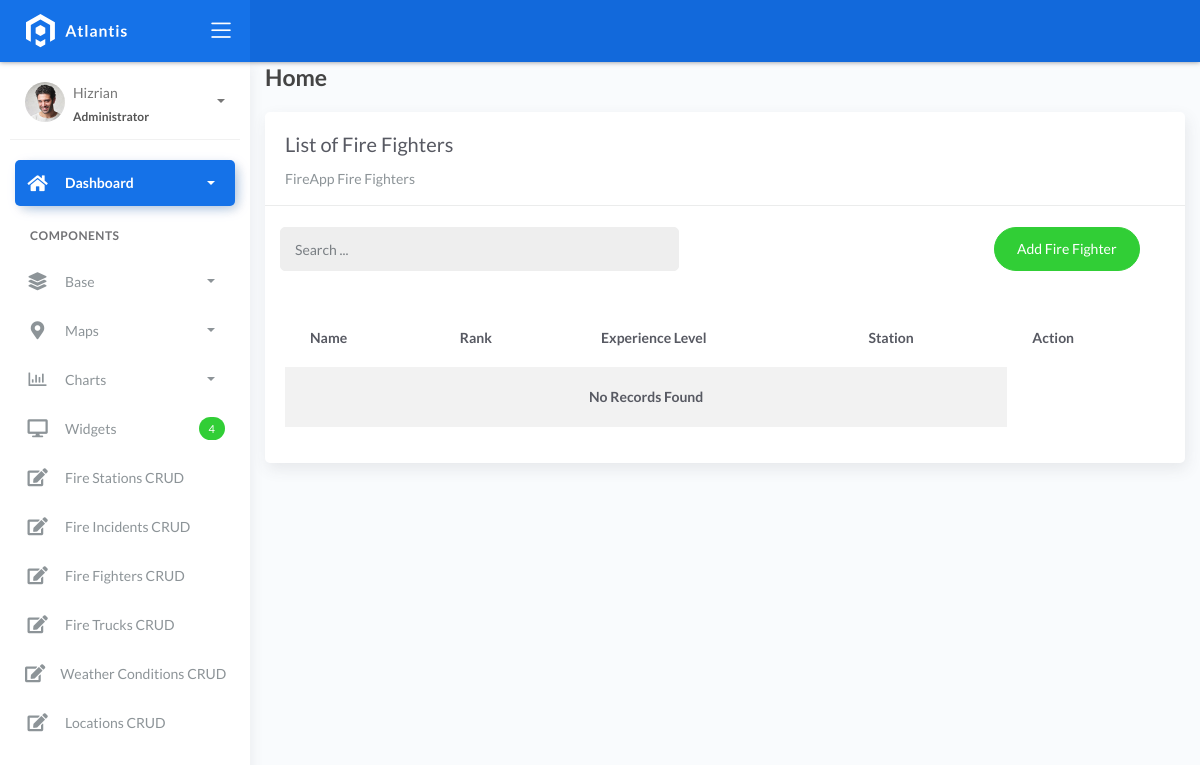
/firefighterlist, run on an earlier commit of the app's database.
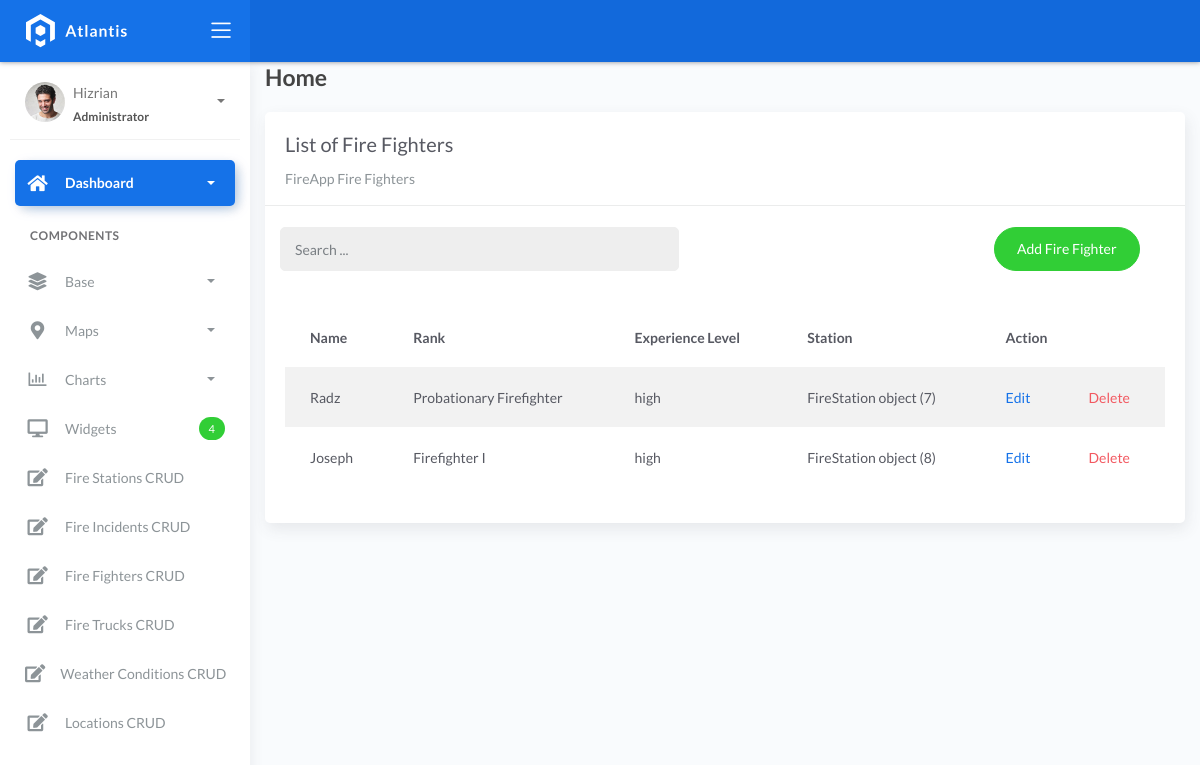
And on a later commit of the database.
### fire/models.py (models this page shows)
class BaseModel(models.Model):
    created_at = models.DateTimeField(auto_now_add=True, db_index=True)
    updated_at = models.DateTimeField(auto_now=True)
    class Meta:
        abstract = True

class Firefighters(BaseModel):
    XP_CHOICES = (
        ('Probationary Firefighter', 'Probationary Firefighter'),
        ('Firefighter I', 'Firefighter I'),
        ('Firefighter II', 'Firefighter II'),
        ('Firefighter III', 'Firefighter III'),
        ('Driver', 'Driver'),
        ('Captain', 'Captain'),
        ('Battalion Chief', 'Battalion Chief'),)
    name = models.CharField(max_length=150)
    rank = models.CharField(
        max_length=45, null=True, blank=True, choices=XP_CHOICES)
    experience_level = models.CharField(max_length=150)
    station = models.ForeignKey(FireStation, on_delete=models.SET_NULL, null=True, blank=True, related_name='firefighters')

class FireStation(BaseModel):
    name = models.CharField(max_length=150)
    latitude = models.DecimalField(
        max_digits=22, decimal_places=16, null=True, blank=True)
    longitude = models.DecimalField(
        max_digits=22, decimal_places=16, null=True, blank=True)
    address = models.CharField(max_length=150)
    city = models.CharField(max_length=150)  # can be in separate table
    country = models.CharField(max_length=150)  # can be in separate table

### fire/views.py (the view)
# urls.py: path('firefighterlist', FireFighterList.as_view(), name='firefighter-list'),
class FireFighterList(ListView):
    model = Firefighters
    context_object_name = 'firefighters'
    template_name = "listfighter.html"
    paginate_by = 5
    def get_queryset(self, *args, **kwargs):
        qs = super(FireFighterList, self).get_queryset(*args, **kwargs)
        if self.request.GET.get("q") != None:
            query = self.request.GET.get('q')
            qs = qs.filter(Q(name__icontains=query) |
            Q(rank__icontains=query) | Q(experience_level__icontains=query) | Q(station__icontains=query))
        return qs

### templates/listfighter.html (shortened to what this page needs)
{% extends 'base.html' %} {% load static %} {% block content %}
<div class="content">
    <div class="container-fluid">
        <h4 class="page-title">Home</h4>
        <div class="row">
            <div class="col-md-12">
                <div class="card">
                    <div class="card-header">
                        <div class="card-title">List of Fire Fighters</div>
                        <div class="card-category">FireApp Fire Fighters</div>
                    </div>
                    <br>
                        <div class="col-md-12 row">
                            <div class="col-md-6">
                                <form action="" class="navbar-left navbar-form nav-search mr-md-3" action="{% url 'firefighter-list' %}">
                                    <div class="input-group">
                                        <input type="text" placeholder="Search ..." class="form-control" name="q">
                                        <div class="input-group-append">
                                        <span class="input-group-text">
                                        </span>
                                        </div>
                                    </div>
                                </form>
                            </div>
                            <div class="col-md-6">
                                <div class="pull-right">
                                    <a href="{% url 'firefighter-add' %}" class="btn btn-success btn-rounded">Add Fire Fighter</a>
                                </div>
                            </div>
                        </div>
                    <div class="card-body">
                        <table class="table table-striped mt-3">
                            <thead>
                                <tr>
                                    <th scope="col">Name</th>
                                    <th scope="col">Rank</th>
                                    <th scope="col">Experience Level</th>
                                    <th scope="col">Station</th>
                                    <th scope="col" colspan="2">Action</th>
                                </tr>
                            </thead>
                            <tbody>
                                {% for object in object_list %}
                                <tr>
                                    <td>{{ object.name }}</td>
                                    <td>{{ object.rank }}</td>
                                    <td>{{ object.experience_level }}</td>
                                    <td>{{ object.station }}</td>
                                    <td><a href="firefighterlist/{{ object.id }}">Edit</a></td>
                                    <td><a href="firefighterlist/{{ object.id }}/delete" class="text-danger">Delete</a></td>
                                </tr>
                                {% empty %}
                                <tr>
                                    <td colspan="4" style="text-align: center">
                                    <p class="text-sm font-weight-bold mb-0">No Records Found</p>
                                    </td>
                                </tr>
                                {% endfor %}
                            </tbody>
                        </table>
                    </div>
                </div>
            </div>
        </div>
    </div>
</div>
{% endblock %}

What changed in the data, as far as the page shows it:
added Firefighters: name "Radz", rank "Probationary Firefighter", experience_level "high", station "FireStation object (7)"
added Firefighters: name "Joseph", rank "Firefighter I", experience_level "high", station "FireStation object (8)"
Also different on the page:
text no longer shown: "No Records Found"
